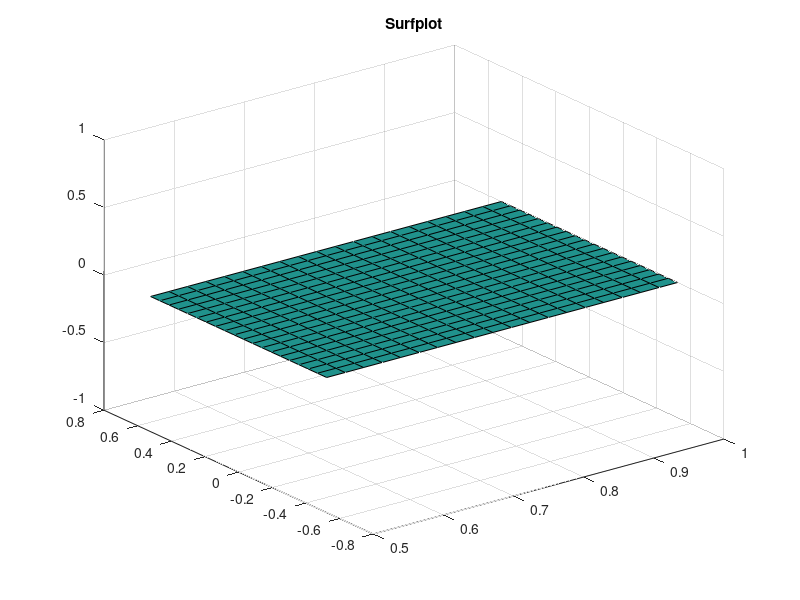

Recreate this plot in MATLAB.
clear
rho = linspace(0.5,1,20); % x范围

alpha = linspace(-pi/6, pi/6, 20); % y范围

phi = linspace(-pi/6, pi/6, 20);

% [Rhoo, Alphaa, Phii] = meshgrid(rho, alpha, phi); %构成格点矩阵
[Rhoo, Alphaa] = meshgrid(rho, alpha); %构成格点矩阵


V = Rhoo*0 + Alphaa*0; %计算z的分母，为避免为0，加eps

% scatter3(Rhoo,Alphaa,V,'filled');
surf(Rhoo, Alphaa, V)
title('Surfplot'); %子图1，z绘制三维图形

clear